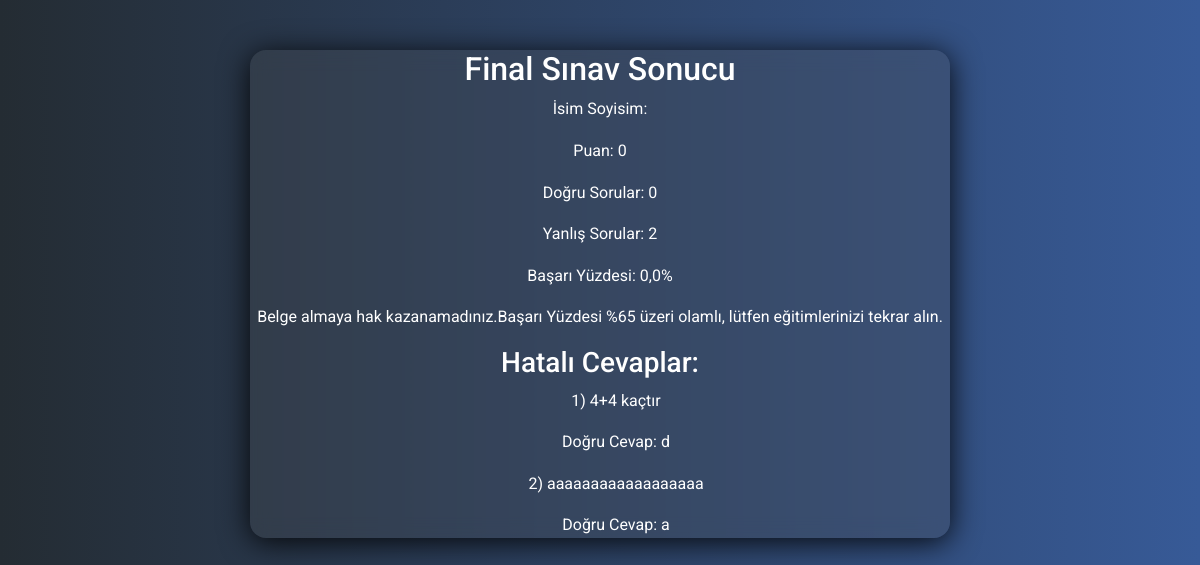
The app's page /FinalSonuç/ (signed in), older data.
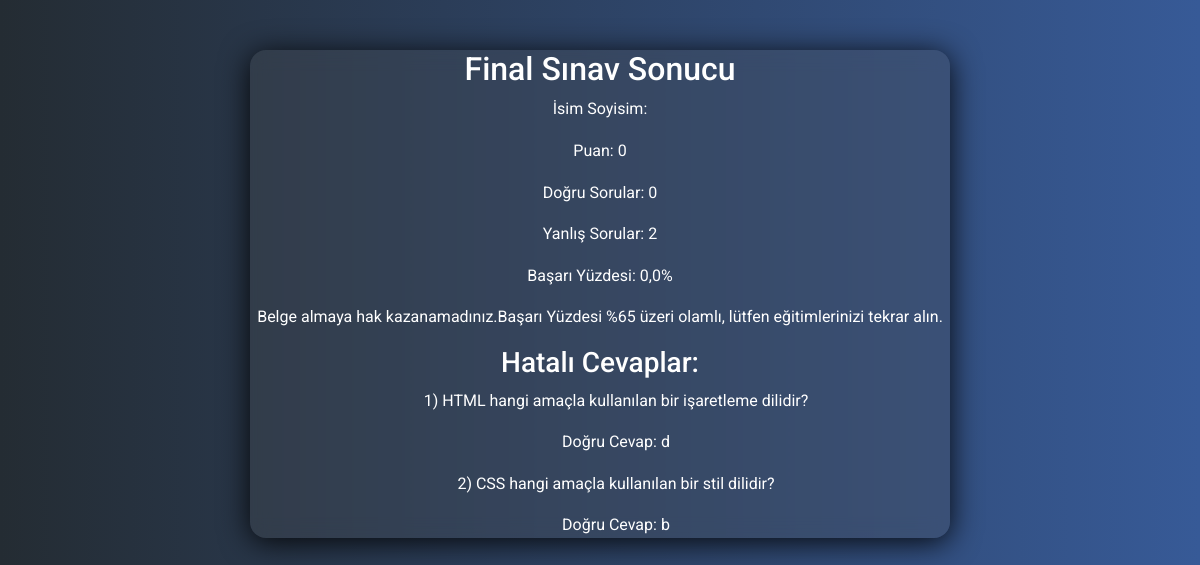
The same page, newer data.
### quiz/models.py (models this page shows, shortened)
class Question(models.Model):
    question_text = models.CharField(max_length=200,null=True)
    option_a = models.CharField(max_length=200,null=True)
    option_b = models.CharField(max_length=200,null=True)
    option_c = models.CharField(max_length=200,null=True)
    option_d = models.CharField(max_length=200,null=True)
    correct_option = models.CharField(max_length=1,null=True)

### quiz/views.py (called while the page is built)
def result(request):
    quiz_result_id = request.session.get('quiz_result_id')
    if quiz_result_id:
        quiz_result = QuizResult.objects.get(id=quiz_result_id)
        incorrect_questions = quiz_result.incorrect_questions.all()
        context = {
            'quiz_result': quiz_result,
            'incorrect_questions': incorrect_questions,
        }
        return render(request, 'Final/Finalresult.html', context)
    return redirect('start_quiz')

### quiz/templates/Final/Finalresult.html (shortened to what this page needs)
{% extends 'base.html' %}
{% load static %}
{% block body %}
<div class="soru" style="text-align: center; margin-top: 50px; ">
    <h2>Final Sınav Sonucu</h2>
    <p>İsim Soyisim: {{ user.get_full_name }}</p>
    <p>Puan: {{ quiz_result.score }}</p>
    <p>Doğru Sorular: {{ quiz_result.correct_questions }}</p>
    <p>Yanlış Sorular: {{ quiz_result.incorrect_questions.count }}</p>
    <p>Başarı Yüzdesi: {{ quiz_result.success_percentage }}%</p>
    {% if quiz_result.success_percentage < 65 %}
    <p>Belge almaya hak kazanamadınız.Başarı Yüzdesi %65 üzeri olamlı, lütfen eğitimlerinizi tekrar alın.</p>
{% else %}
    <p>Belge almaya hak kazandınız. E-mailinizi kontrol ediniz.</p>
{% endif %}
    {% if quiz_result.incorrect_questions.count > 0 %}
        <h3>Hatalı Cevaplar:</h3>
        <ul>
            {% for question in quiz_result.incorrect_questions.all %}
                <li style="list-style-type: none;">
                    <p>{{ question.question_text }}</p>
                    <p>Doğru Cevap: {{ question.correct_option }}</p>
                </li>
            {% endfor %}
        </ul>
    {% else %}
        <p>All questions answered correctly.</p>
    {% endif %}
</div>
{% endblock body %}

Row changes from the older to the newer data that the page shows:
changed Question: question_text "1) 4+4 kaçtır" → "1) HTML hangi amaçla kullanılan bir işaretleme dilidir?"
changed Question: question_text "2) aaaaaaaaaaaaaaaaaa" → "2) CSS hangi amaçla kullanılan bir stil dilidir?"; correct_option "a" → "b"
